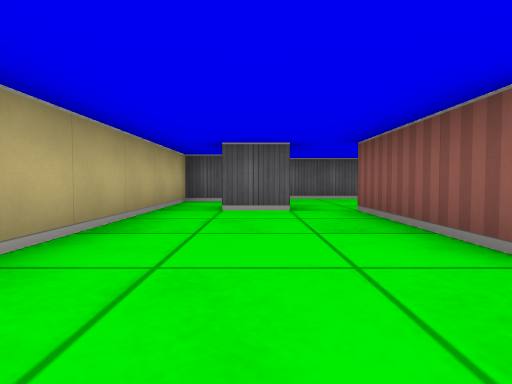
view 1 (above)

12 first-person views from a walk through a cub3D ray-caster map. The camera is about half as high as the walls, tilts 2° down and sees 80° across. The floor is counted in squares. Each view is taken from the middle of a square. On the plan, view 1 faces up. The plan holds only what a view shows up to about 9 squares ahead; the rest is blank.

view 2
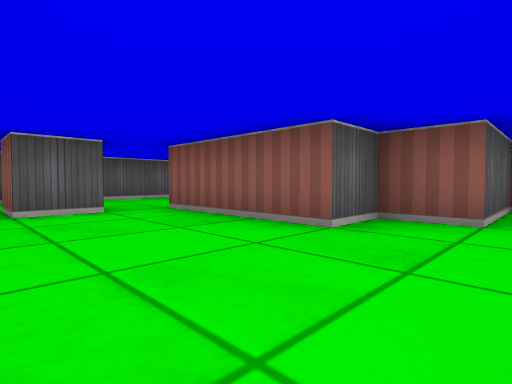

view 3
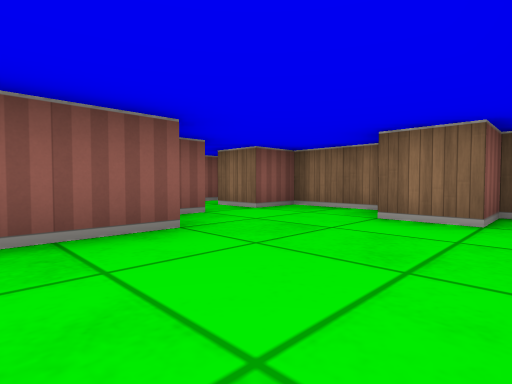

view 4
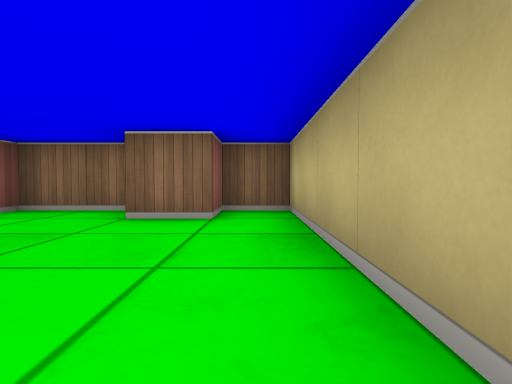

view 5
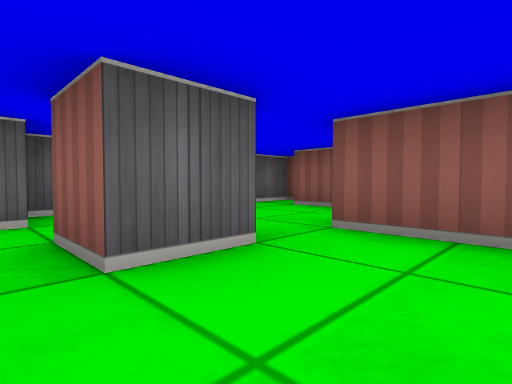

view 6
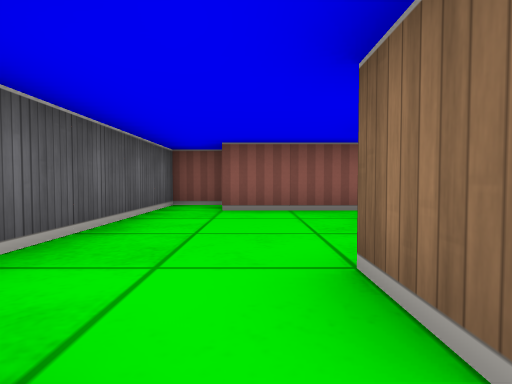

view 7
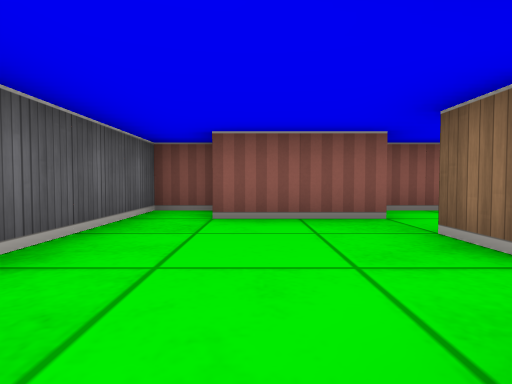

view 8
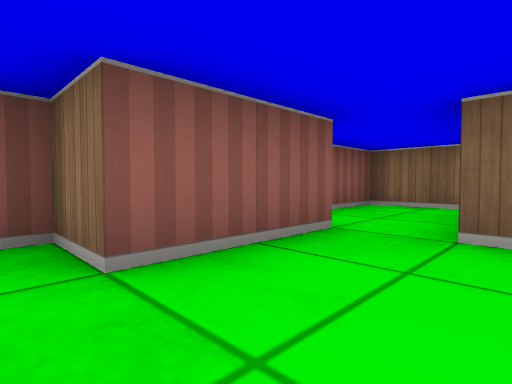

view 9
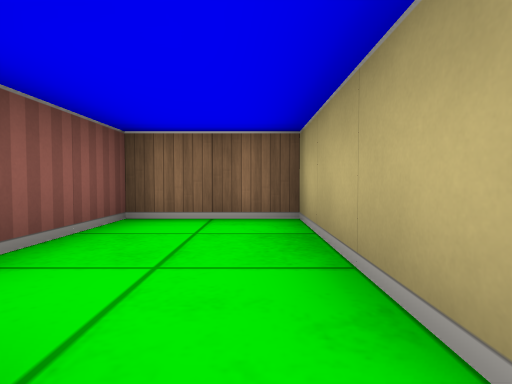

view 10
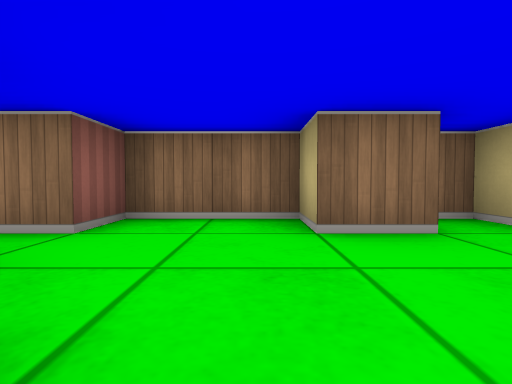

view 11
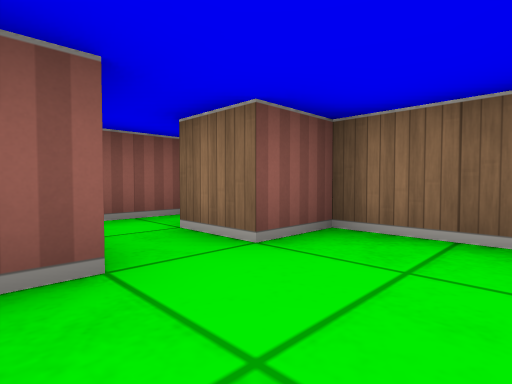

view 12
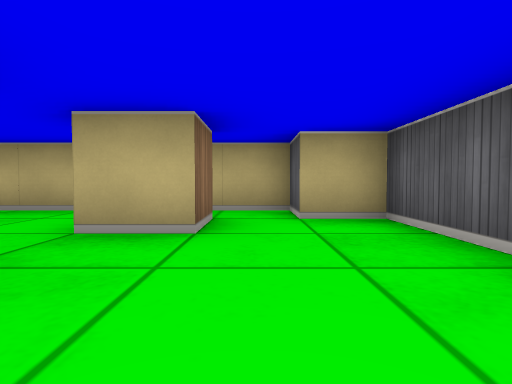

### Floor plan
Points are (right, up) in squares from view 1. A wall is a line through its corners. A room is listed if a view was taken in it or the views show most of it. See-through windows are left out.
Room 1 (views 1, 2, 3, 4, 5, 6, 7, 8, 9, 10, 11, 12)
walls: (0.5, 4.5) (-0.5, 4.5) (-0.5, 5.5) (0.5, 5.5) (0.5, 4.5); (3.5, 4.4) (3.5, 6.5) (4.5, 6.5) (4.5, 7.5) (-0.5, 7.5) (-0.5, 6.5) (-1.5, 6.5) (-1.5, -1.5) (-0.5, -1.5) (-0.5, -0.5) (0.5, -0.5) (0.5, -1.5) (2.5, -1.5) (2.5, -0.5) (3.5, -0.5); (4.5, -1.4) (4.5, 0.5) (2.5, 0.5) (2.5, 1.5) (1.5, 1.5) (1.5, 4.5) (2.5, 4.5) (2.5, 3.5)
ways out: opening at (3, 4) to room 2
Room 2 (no view inside)
walls: (2.5, 3.5) (2.5, 1.5) (4.5, 1.5) (4.5, 4.1)
ways out: opening at (3, 4) to room 1

Where each view was taken, in squares from view 1:
view 1: 0 up, 0 right, facing up
view 2: 0 up, 1 left, facing up-right
view 3: 3 up, 1 left, facing down-right
view 4: 3 up, 1 left, facing down
view 5: 3 up, 1 left, facing up-right
view 6: 6 up, 1 left, facing right
view 7: 6 up, 0 right, facing right
view 8: 7 up, 2 right, facing down-right
view 9: 5 up, 3 right, facing down
view 10: 2 up, 1 right, facing down
view 11: 1 up, 1 right, facing down-right
view 12: 6 up, 3 right, facing left
